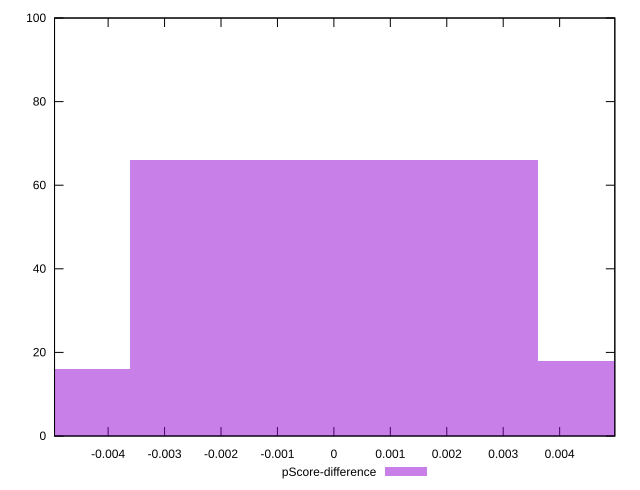

Generate this figure with gnuplot:
reset

$pScoreDifference <<EOF
-0.007234541144648473 16
0.007234541144648473 18
0 66
EOF

set key outside below
set boxwidth 0.007234541144648473
set xrange [-0.004949468529451828:0.004977761827954397]
set yrange [0:100]
set trange [0:100]
set style fill transparent solid 0.5 noborder
set terminal svg size 640, 490 enhanced background rgb 'white'
set output "report_00020_2021-02-19T21:17:38.612Z2/total-blocking-time/samples/pages/pScore-difference/histogram.svg"

plot $pScoreDifference title "pScore-difference" with boxes

reset
